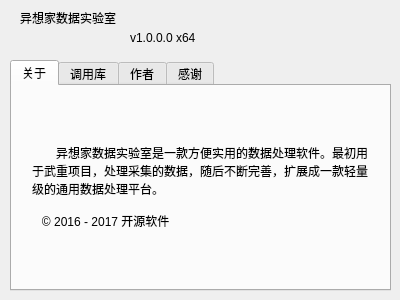
<?xml version="1.0" encoding="UTF-8"?>
<ui version="4.0">
 <class>AboutUI</class>
 <widget class="QDialog" name="AboutUI">
  <property name="geometry">
   <rect>
    <x>0</x>
    <y>0</y>
    <width>400</width>
    <height>300</height>
   </rect>
  </property>
  <property name="windowTitle">
   <string>关于</string>
  </property>
  <widget class="QLabel" name="label">
   <property name="geometry">
    <rect>
     <x>20</x>
     <y>10</y>
     <width>181</width>
     <height>16</height>
    </rect>
   </property>
   <property name="text">
    <string>异想家数据实验室</string>
   </property>
  </widget>
  <widget class="QLabel" name="label_2">
   <property name="geometry">
    <rect>
     <x>130</x>
     <y>30</y>
     <width>111</width>
     <height>16</height>
    </rect>
   </property>
   <property name="text">
    <string>v1.0.0.0 x64</string>
   </property>
  </widget>
  <widget class="QTabWidget" name="tabWidget">
   <property name="geometry">
    <rect>
     <x>10</x>
     <y>60</y>
     <width>381</width>
     <height>231</height>
    </rect>
   </property>
   <property name="currentIndex">
    <number>0</number>
   </property>
   <widget class="QWidget" name="tab">
    <attribute name="title">
     <string>关于</string>
    </attribute>
    <widget class="QLabel" name="label_3">
     <property name="geometry">
      <rect>
       <x>20</x>
       <y>10</y>
       <width>341</width>
       <height>181</height>
      </rect>
     </property>
     <property name="text">
      <string>　　异想家数据实验室是一款方便实用的数据处理软件。最初用于武重项目，处理采集的数据，随后不断完善，扩展成一款轻量级的通用数据处理平台。 

   © 2016 - 2017 开源软件 </string>
     </property>
     <property name="wordWrap">
      <bool>true</bool>
     </property>
    </widget>
   </widget>
   <widget class="QWidget" name="tab_2">
    <attribute name="title">
     <string>调用库</string>
    </attribute>
    <widget class="QLabel" name="label_4">
     <property name="geometry">
      <rect>
       <x>20</x>
       <y>10</y>
       <width>341</width>
       <height>181</height>
      </rect>
     </property>
     <property name="text">
      <string>Qt Framework
QCustomPlot
Armadillo、blas、lapack</string>
     </property>
     <property name="wordWrap">
      <bool>true</bool>
     </property>
    </widget>
   </widget>
   <widget class="QWidget" name="tab_3">
    <attribute name="title">
     <string>作者</string>
    </attribute>
    <widget class="QLabel" name="label_5">
     <property name="geometry">
      <rect>
       <x>20</x>
       <y>10</y>
       <width>341</width>
       <height>181</height>
      </rect>
     </property>
     <property name="text">
      <string>Sandeepin</string>
     </property>
     <property name="wordWrap">
      <bool>true</bool>
     </property>
    </widget>
   </widget>
   <widget class="QWidget" name="tab_4">
    <attribute name="title">
     <string>感谢</string>
    </attribute>
    <widget class="QLabel" name="label_6">
     <property name="geometry">
      <rect>
       <x>20</x>
       <y>10</y>
       <width>341</width>
       <height>181</height>
      </rect>
     </property>
     <property name="text">
      <string>Sandeepin2</string>
     </property>
     <property name="wordWrap">
      <bool>true</bool>
     </property>
    </widget>
   </widget>
  </widget>
 </widget>
 <resources/>
 <connections/>
</ui>
